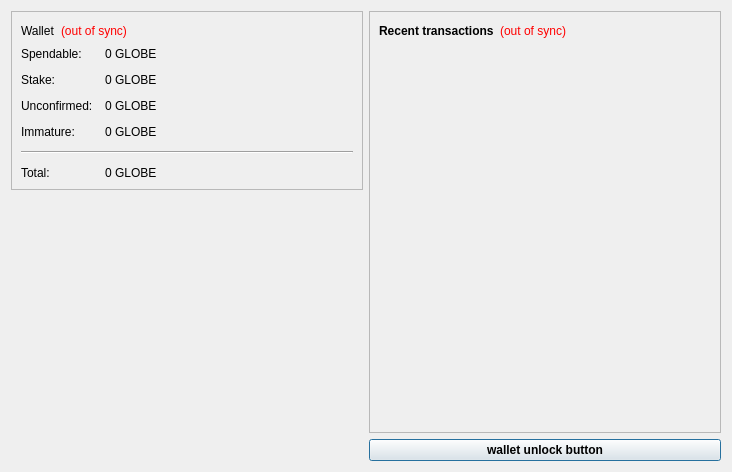
<?xml version="1.0" encoding="UTF-8"?>
<ui version="4.0">
 <class>OverviewPage</class>
 <widget class="QWidget" name="OverviewPage">
  <property name="geometry">
   <rect>
    <x>0</x>
    <y>0</y>
    <width>732</width>
    <height>472</height>
   </rect>
  </property>
  <property name="windowTitle">
   <string>Form</string>
  </property>
  <layout class="QHBoxLayout" name="horizontalLayout" stretch="0,0">
   <item>
    <layout class="QVBoxLayout" name="verticalLayout_2">
     <item>
      <widget class="QFrame" name="frame">
       <property name="frameShape">
        <enum>QFrame::StyledPanel</enum>
       </property>
       <property name="frameShadow">
        <enum>QFrame::Raised</enum>
       </property>
       <layout class="QVBoxLayout" name="verticalLayout_4">
        <item>
         <layout class="QHBoxLayout" name="horizontalLayout_4">
          <item>
           <widget class="QLabel" name="label_5">
            <property name="font">
             <font>
              <weight>50</weight>
              <bold>false</bold>
             </font>
            </property>
            <property name="text">
             <string>Wallet</string>
            </property>
           </widget>
          </item>
          <item>
           <widget class="QLabel" name="labelWalletStatus">
            <property name="toolTip">
             <string>The displayed information may be out of date. Your wallet automatically synchronizes with the global network after a connection is established, but this process has not completed yet.</string>
            </property>
            <property name="styleSheet">
             <string notr="true">QLabel { color: red; }</string>
            </property>
            <property name="text">
             <string notr="true">(out of sync)</string>
            </property>
            <property name="alignment">
             <set>Qt::AlignLeading|Qt::AlignLeft|Qt::AlignVCenter</set>
            </property>
           </widget>
          </item>
          <item>
           <spacer name="horizontalSpacer_2">
            <property name="orientation">
             <enum>Qt::Horizontal</enum>
            </property>
            <property name="sizeHint" stdset="0">
             <size>
              <width>40</width>
              <height>20</height>
             </size>
            </property>
           </spacer>
          </item>
         </layout>
        </item>
        <item>
         <layout class="QFormLayout" name="formLayout_2">
          <property name="fieldGrowthPolicy">
           <enum>QFormLayout::AllNonFixedFieldsGrow</enum>
          </property>
          <property name="horizontalSpacing">
           <number>12</number>
          </property>
          <property name="verticalSpacing">
           <number>12</number>
          </property>
          <item row="0" column="0">
           <widget class="QLabel" name="label">
            <property name="text">
             <string>Spendable:</string>
            </property>
           </widget>
          </item>
          <item row="0" column="1">
           <widget class="QLabel" name="labelBalance">
            <property name="font">
             <font>
              <weight>50</weight>
              <bold>false</bold>
             </font>
            </property>
            <property name="cursor">
             <cursorShape>IBeamCursor</cursorShape>
            </property>
            <property name="toolTip">
             <string>Your current spendable balance</string>
            </property>
            <property name="text">
             <string notr="true">0 GLOBE</string>
            </property>
            <property name="textInteractionFlags">
             <set>Qt::LinksAccessibleByMouse|Qt::TextSelectableByKeyboard|Qt::TextSelectableByMouse</set>
            </property>
           </widget>
          </item>
          <item row="1" column="0">
           <widget class="QLabel" name="label_6">
            <property name="text">
             <string>Stake:</string>
            </property>
           </widget>
          </item>
          <item row="1" column="1">
           <widget class="QLabel" name="labelStake">
            <property name="font">
             <font>
              <weight>50</weight>
              <bold>false</bold>
             </font>
            </property>
            <property name="cursor">
             <cursorShape>IBeamCursor</cursorShape>
            </property>
            <property name="toolTip">
             <string>Total of coins that was staked, and do not yet count toward the current balance</string>
            </property>
            <property name="text">
             <string notr="true">0 GLOBE</string>
            </property>
            <property name="textInteractionFlags">
             <set>Qt::LinksAccessibleByMouse|Qt::TextSelectableByKeyboard|Qt::TextSelectableByMouse</set>
            </property>
           </widget>
          </item>
          <item row="2" column="0">
           <widget class="QLabel" name="label_3">
            <property name="text">
             <string>Unconfirmed:</string>
            </property>
           </widget>
          </item>
          <item row="2" column="1">
           <widget class="QLabel" name="labelUnconfirmed">
            <property name="font">
             <font>
              <weight>50</weight>
              <bold>false</bold>
             </font>
            </property>
            <property name="cursor">
             <cursorShape>IBeamCursor</cursorShape>
            </property>
            <property name="toolTip">
             <string>Total of transactions that have yet to be confirmed, and do not yet count toward the current balance</string>
            </property>
            <property name="text">
             <string notr="true">0 GLOBE</string>
            </property>
            <property name="textInteractionFlags">
             <set>Qt::LinksAccessibleByMouse|Qt::TextSelectableByKeyboard|Qt::TextSelectableByMouse</set>
            </property>
           </widget>
          </item>
          <item row="3" column="0">
           <widget class="QLabel" name="labelImmatureText">
            <property name="text">
             <string>Immature:</string>
            </property>
           </widget>
          </item>
          <item row="3" column="1">
           <widget class="QLabel" name="labelImmature">
            <property name="font">
             <font>
              <weight>50</weight>
              <bold>false</bold>
             </font>
            </property>
            <property name="toolTip">
             <string>Mined balance that has not yet matured</string>
            </property>
            <property name="text">
             <string notr="true">0 GLOBE</string>
            </property>
            <property name="textInteractionFlags">
             <set>Qt::LinksAccessibleByMouse|Qt::TextSelectableByKeyboard|Qt::TextSelectableByMouse</set>
            </property>
           </widget>
          </item>
          <item row="4" column="0" colspan="2">
           <widget class="Line" name="line">
            <property name="orientation">
             <enum>Qt::Horizontal</enum>
            </property>
           </widget>
          </item>
          <item row="5" column="0">
           <widget class="QLabel" name="labelTotalText">
            <property name="text">
             <string>Total:</string>
            </property>
           </widget>
          </item>
          <item row="5" column="1">
           <widget class="QLabel" name="labelTotal">
            <property name="font">
             <font>
              <weight>50</weight>
              <bold>false</bold>
             </font>
            </property>
            <property name="cursor">
             <cursorShape>IBeamCursor</cursorShape>
            </property>
            <property name="toolTip">
             <string>Your current total balance</string>
            </property>
            <property name="text">
             <string notr="true">0 GLOBE</string>
            </property>
            <property name="textInteractionFlags">
             <set>Qt::LinksAccessibleByMouse|Qt::TextSelectableByKeyboard|Qt::TextSelectableByMouse</set>
            </property>
           </widget>
          </item>
         </layout>
        </item>
       </layout>
      </widget>
     </item>
     <item>
      <spacer name="verticalSpacer_4">
       <property name="orientation">
        <enum>Qt::Vertical</enum>
       </property>
       <property name="sizeHint" stdset="0">
        <size>
         <width>20</width>
         <height>40</height>
        </size>
       </property>
      </spacer>
     </item>
     <item>
      <widget class="QLabel" name="label_2">
       <property name="text">
        <string/>
       </property>
       <property name="pixmap">
        <pixmap resource="../bitcoin.qrc">:/images/wallet_logo</pixmap>
       </property>
       <property name="alignment">
        <set>Qt::AlignCenter</set>
       </property>
      </widget>
     </item>
     <item>
      <spacer name="verticalSpacer">
       <property name="orientation">
        <enum>Qt::Vertical</enum>
       </property>
       <property name="sizeHint" stdset="0">
        <size>
         <width>20</width>
         <height>40</height>
        </size>
       </property>
      </spacer>
     </item>
    </layout>
   </item>
   <item>
    <layout class="QVBoxLayout" name="verticalLayout_3">
     <item>
      <widget class="QFrame" name="frame_2">
       <property name="frameShape">
        <enum>QFrame::StyledPanel</enum>
       </property>
       <property name="frameShadow">
        <enum>QFrame::Raised</enum>
       </property>
       <layout class="QVBoxLayout" name="verticalLayout">
        <item>
         <layout class="QHBoxLayout" name="horizontalLayout_2">
          <item>
           <widget class="QLabel" name="label_4">
            <property name="text">
             <string>&lt;b&gt;Recent transactions&lt;/b&gt;</string>
            </property>
           </widget>
          </item>
          <item>
           <widget class="QLabel" name="labelTransactionsStatus">
            <property name="toolTip">
             <string>The displayed information may be out of date. Your wallet automatically synchronizes with the global network after a connection is established, but this process has not completed yet.</string>
            </property>
            <property name="styleSheet">
             <string notr="true">QLabel { color: red; }</string>
            </property>
            <property name="text">
             <string notr="true">(out of sync)</string>
            </property>
            <property name="alignment">
             <set>Qt::AlignRight|Qt::AlignTrailing|Qt::AlignVCenter</set>
            </property>
           </widget>
          </item>
          <item>
           <spacer name="horizontalSpacer">
            <property name="orientation">
             <enum>Qt::Horizontal</enum>
            </property>
            <property name="sizeHint" stdset="0">
             <size>
              <width>40</width>
              <height>20</height>
             </size>
            </property>
           </spacer>
          </item>
         </layout>
        </item>
        <item>
         <widget class="QListView" name="listTransactions">
          <property name="styleSheet">
           <string notr="true">QListView { background: transparent; }</string>
          </property>
          <property name="frameShape">
           <enum>QFrame::NoFrame</enum>
          </property>
          <property name="verticalScrollBarPolicy">
           <enum>Qt::ScrollBarAlwaysOff</enum>
          </property>
          <property name="horizontalScrollBarPolicy">
           <enum>Qt::ScrollBarAlwaysOff</enum>
          </property>
          <property name="selectionMode">
           <enum>QAbstractItemView::NoSelection</enum>
          </property>
         </widget>
        </item>
       </layout>
      </widget>
     </item>
     <item>
      <widget class="QPushButton" name="unlockWalletButton">
       <property name="sizePolicy">
        <sizepolicy hsizetype="Minimum" vsizetype="Fixed">
         <horstretch>0</horstretch>
         <verstretch>0</verstretch>
        </sizepolicy>
       </property>
       <property name="maximumSize">
        <size>
         <width>16777214</width>
         <height>16777214</height>
        </size>
       </property>
       <property name="font">
        <font>
         <weight>75</weight>
         <bold>true</bold>
        </font>
       </property>
       <property name="toolTip">
        <string/>
       </property>
       <property name="text">
        <string>wallet unlock button</string>
       </property>
       <property name="checkable">
        <bool>false</bool>
       </property>
       <property name="autoDefault">
        <bool>false</bool>
       </property>
       <property name="default">
        <bool>true</bool>
       </property>
       <property name="flat">
        <bool>false</bool>
       </property>
      </widget>
     </item>
    </layout>
   </item>
  </layout>
 </widget>
 <resources>
  <include location="../bitcoin.qrc"/>
 </resources>
 <connections/>
</ui>
